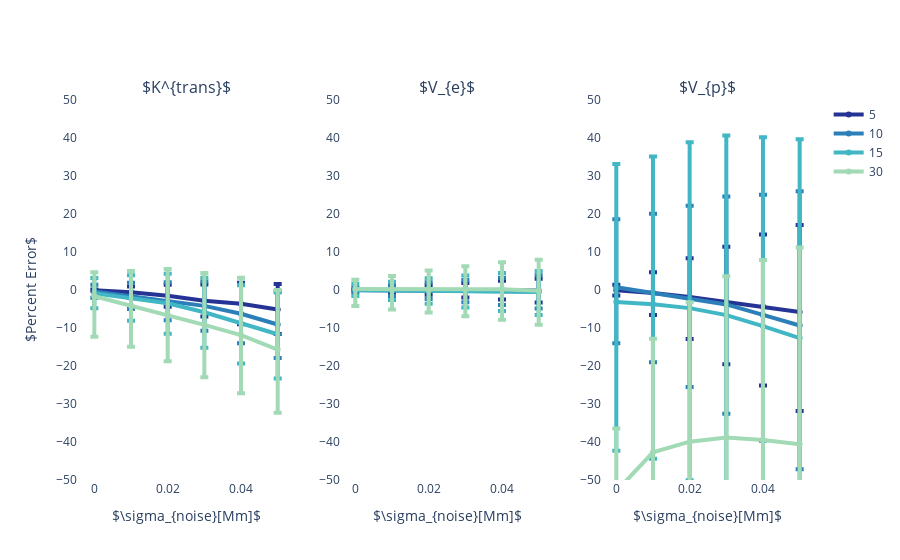

Write notebook code for a chart like this one.
### Code cell
%get listSigmaC --from MATLAB
%get curErr3 --from MATLAB
%get errQt3 --from MATLAB
%get errMd3 --from MATLAB
%get curErr4 --from MATLAB
%get errQt4 --from MATLAB
%get errMd4 --from MATLAB
%get curErr5 --from MATLAB
%get errQt5 --from MATLAB
%get errMd5 --from MATLAB


fig = make_subplots(rows=1, cols=3, 
                    subplot_titles=(r'$K^{trans}$', r'$V_{e}$', r'$V_{p}$'))

legend_values=cycle(['5','10','15','30'])

# First subplot 
line_colours = cycle(['#253494','#2C7fB8','#41B6C4','#A1DAB4'])

for i in range(0,4):
    finalErrMd3=np.squeeze(np.asarray((np.reshape(errMd3[i,:], 6))))
    # take another look here - is it errorQt[i,:,1] because MATLAB indexing starts from 1,
    # or is it just like in MATLAB?
    finalErrorDiff3=np.squeeze(np.asarray((np.reshape(abs(errQt3[i,:,0]-errMd3[i,:]), 6))))
    finalErrorDiffMinus3=np.squeeze(np.asarray((np.reshape(abs(errQt3[i,:,1]-errMd3[i,:]), 6))))
    fig.add_trace(go.Scatter(
        x=listSigmaC,
        y=finalErrMd3,
        error_y=dict(
            type='data', # value of error bar given in data coordinates
            array=finalErrorDiff3,
            arrayminus=finalErrorDiffMinus3,
            symmetric=False,
            visible=True,
            thickness=4),
        line_color=next(line_colours),
        line_width=4, showlegend=False, name=next(legend_values)
    ),row=1, col=1)
    


# Second subplot

line_colours = cycle(['#253494','#2C7fB8','#41B6C4','#A1DAB4'])

for i in range(0,4):
    finalErrMd4=np.squeeze(np.asarray((np.reshape(errMd4[i,:], 6))))
    
    finalErrorDiff4=np.squeeze(np.asarray((np.reshape(abs(errQt4[i,:,0]-errMd4[i,:]), 6))))
    finalErrorDiffMinus4=np.squeeze(np.asarray((np.reshape(abs(errQt4[i,:,1]-errMd4[i,:]), 6))))
    fig.add_trace(go.Scatter(
        x=listSigmaC,
        y=finalErrMd4,
        error_y=dict(
            type='data', # value of error bar given in data coordinates
            array=finalErrorDiff4,
            arrayminus=finalErrorDiffMinus4,
            symmetric=False,
            visible=True,
            thickness=4),
        line_color=next(line_colours),
        line_width=4, showlegend=False, name=next(legend_values)       
    ),row=1, col=2)


# Third subplot

line_colours = cycle(['#253494','#2C7fB8','#41B6C4','#A1DAB4'])

for i in range(0,4):
    finalErrMd5=np.squeeze(np.asarray((np.reshape(errMd5[i,:], 6))))
    finalErrorDiff5=np.squeeze(np.asarray((np.reshape(abs(errQt5[i,:,0]-errMd5[i,:]), 6))))
    finalErrorDiffMinus5=np.squeeze(np.asarray((np.reshape(abs(errQt5[i,:,1]-errMd5[i,:]), 6))))
    fig.add_trace(go.Scatter(
        x=listSigmaC,
        y=finalErrMd5,
        error_y=dict(
            type='data', # value of error bar given in data coordinates
            array=finalErrorDiff5,
            arrayminus=finalErrorDiffMinus5,
            symmetric=False,
            visible=True,
            thickness=4),
        line_color=next(line_colours),
        line_width=4, showlegend=True, name=next(legend_values) 
    ),row=1, col=3)



fig.update_xaxes(title_text=r'$\sigma_{noise}[Mm]$')
fig.update_yaxes(range=[-50,50], tickvals=[-50, -40, -30, -20, -10, 0, 10, 20, 30, 40, 50], row=1, col=1)
fig.update_yaxes(range=[-50,50], tickvals=[-50, -40, -30, -20, -10, 0, 10, 20, 30, 40, 50], row=1, col=2)
fig.update_yaxes(range=[-50,50], tickvals=[-50, -40, -30, -20, -10, 0, 10, 20, 30, 40, 50], row=1, col=3)

fig.update_layout(yaxis=dict(title=r'$Percent Error$',
                             showline=True,
                             ), 
                  plot_bgcolor='#ffffff'
                  #legend=dict(yanchor='bottom', y=0.20, xanchor='right', x=0.30) -- change legend position
)





fig.show()

### Figure 1 — Plotly figure (JSON) as saved in the notebook; plotly's stock layout.template omitted (floating-point values rounded to 4 significant figures)
{"data": [{"error_y": {"array": [0.1679, 1.521, 2.932, 4.273, 5.576, 6.678], "arrayminus": [0.152, 1.449, 2.856, 4.13, 5.363, 6.445], "symmetric": false, "thickness": 4, "type": "data", "visible": true}, "line": {"color": "#253494", "width": 4}, "name": "5", "showlegend": false, "type": "scatter", "x": [0, 0.01, 0.02, 0.03, 0.04, 0.05], "xaxis": "x", "y": [-0.04438, -0.6035, -1.535, -2.841, -3.648, -5.109], "yaxis": "y"}, {"error_y": {"array": [1.801, 3.489, 4.948, 6.433, 7.657, 8.791], "arrayminus": [1.616, 3.411, 5.105, 6.53, 7.779, 8.809], "symmetric": false, "thickness": 4, "type": "data", "visible": true}, "line": {"color": "#2C7fB8", "width": 4}, "name": "10", "showlegend": false, "type": "scatter", "x": [0, 0.01, 0.02, 0.03, 0.04, 0.05], "xaxis": "x", "y": [-0.3938, -1.597, -2.88, -4.175, -6.262, -9.085], "yaxis": "y"}, {"error_y": {"array": [3.985, 6.03, 7.758, 9.092, 10.02, 11.02], "arrayminus": [3.97, 5.926, 8.012, 9.346, 10.56, 11.65], "symmetric": false, "thickness": 4, "type": "data", "visible": true}, "line": {"color": "#41B6C4", "width": 4}, "name": "15", "showlegend": false, "type": "scatter", "x": [0, 0.01, 0.02, 0.03, 0.04, 0.05], "xaxis": "x", "y": [-0.8398, -2.155, -3.499, -5.849, -8.799, -11.65], "yaxis": "y"}, {"error_y": {"array": [6.331, 9.082, 11.99, 13.66, 15.06, 15.7], "arrayminus": [10.69, 10.84, 12.27, 13.81, 15.33, 16.59], "symmetric": false, "thickness": 4, "type": "data", "visible": true}, "line": {"color": "#A1DAB4", "width": 4}, "name": "30", "showlegend": false, "type": "scatter", "x": [0, 0.01, 0.02, 0.03, 0.04, 0.05], "xaxis": "x", "y": [-1.631, -4.098, -6.47, -9.183, -11.86, -15.69], "yaxis": "y"}, {"error_y": {"array": [0.07052, 0.6493, 1.262, 1.917, 2.509, 3.094], "arrayminus": [0.04797, 0.641, 1.261, 1.874, 2.481, 3.148], "symmetric": false, "thickness": 4, "type": "data", "visible": true}, "line": {"color": "#253494", "width": 4}, "name": "5", "showlegend": false, "type": "scatter", "x": [0, 0.01, 0.02, 0.03, 0.04, 0.05], "xaxis": "x2", "y": [-0.007739, -0.03675, 0.008659, -0.08586, -0.0463, -0.1352], "yaxis": "y2"}, {"error_y": {"array": [0.7231, 1.43, 2.154, 2.888, 3.505, 4.252], "arrayminus": [0.6033, 1.463, 2.213, 2.974, 3.704, 4.494], "symmetric": false, "thickness": 4, "type": "data", "visible": true}, "line": {"color": "#2C7fB8", "width": 4}, "name": "10", "showlegend": false, "type": "scatter", "x": [0, 0.01, 0.02, 0.03, 0.04, 0.05], "xaxis": "x2", "y": [-0.04028, -0.1347, -0.1473, -0.226, -0.2699, -0.3689], "yaxis": "y2"}, {"error_y": {"array": [1.575, 2.312, 3.245, 4.064, 4.732, 5.486], "arrayminus": [1.584, 2.519, 3.493, 4.412, 5.231, 6.055], "symmetric": false, "thickness": 4, "type": "data", "visible": true}, "line": {"color": "#41B6C4", "width": 4}, "name": "15", "showlegend": false, "type": "scatter", "x": [0, 0.01, 0.02, 0.03, 0.04, 0.05], "xaxis": "x2", "y": [-0.009504, -0.1206, -0.138, -0.2213, -0.2882, -0.5112], "yaxis": "y2"}, {"error_y": {"array": [2.436, 3.505, 4.944, 6.038, 7.114, 8.132], "arrayminus": [4.461, 5.318, 6.084, 7.089, 8.068, 8.95], "symmetric": false, "thickness": 4, "type": "data", "visible": true}, "line": {"color": "#A1DAB4", "width": 4}, "name": "30", "showlegend": false, "type": "scatter", "x": [0, 0.01, 0.02, 0.03, 0.04, 0.05], "xaxis": "x2", "y": [0.2561, 0.1708, 0.1621, 0.1804, 0.2081, -0.1982], "yaxis": "y2"}, {"error_y": {"array": [1.473, 5.431, 10.22, 14.59, 18.96, 22.89], "arrayminus": [1.382, 5.82, 11.06, 16.35, 20.8, 26.03], "symmetric": false, "thickness": 4, "type": "data", "visible": true}, "line": {"color": "#253494", "width": 4}, "name": "5", "showlegend": true, "type": "scatter", "x": [0, 0.01, 0.02, 0.03, 0.04, 0.05], "xaxis": "x3", "y": [-0.09666, -0.7704, -1.862, -3.19, -4.337, -5.785], "yaxis": "y3"}, {"error_y": {"array": [17.91, 20.79, 24.66, 28.42, 31.62, 35.33], "arrayminus": [14.78, 18.29, 23.0, 28.79, 33.13, 37.84], "symmetric": false, "thickness": 4, "type": "data", "visible": true}, "line": {"color": "#2C7fB8", "width": 4}, "name": "10", "showlegend": true, "type": "scatter", "x": [0, 0.01, 0.02, 0.03, 0.04, 0.05], "xaxis": "x3", "y": [0.737, -0.7456, -2.492, -3.803, -6.559, -9.353], "yaxis": "y3"}, {"error_y": {"array": [36.34, 38.87, 43.66, 47.25, 49.72, 52.33], "arrayminus": [39.11, 40.64, 45.31, 49.37, 52.96, 56.27], "symmetric": false, "thickness": 4, "type": "data", "visible": true}, "line": {"color": "#41B6C4", "width": 4}, "name": "15", "showlegend": true, "type": "scatter", "x": [0, 0.01, 0.02, 0.03, 0.04, 0.05], "xaxis": "x3", "y": [-3.157, -3.749, -4.766, -6.62, -9.495, -12.65], "yaxis": "y3"}, {"error_y": {"array": [16.51, 29.87, 36.66, 42.48, 47.31, 51.83], "arrayminus": [108.0, 102.1, 109.4, 115.2, 120.4, 121.0], "symmetric": false, "thickness": 4, "type": "data", "visible": true}, "line": {"color": "#A1DAB4", "width": 4}, "name": "30", "showlegend": true, "type": "scatter", "x": [0, 0.01, 0.02, 0.03, 0.04, 0.05], "xaxis": "x3", "y": [-52.96, -42.73, -39.91, -38.84, -39.45, -40.61], "yaxis": "y3"}], "layout": {"annotations": [{"font": {"size": 16}, "showarrow": false, "text": "$K^{trans}$", "x": 0.1444, "xanchor": "center", "xref": "paper", "y": 1, "yanchor": "bottom", "yref": "paper"}, {"font": {"size": 16}, "showarrow": false, "text": "$V_{e}$", "x": 0.5, "xanchor": "center", "xref": "paper", "y": 1, "yanchor": "bottom", "yref": "paper"}, {"font": {"size": 16}, "showarrow": false, "text": "$V_{p}$", "x": 0.8556, "xanchor": "center", "xref": "paper", "y": 1, "yanchor": "bottom", "yref": "paper"}], "plot_bgcolor": "#ffffff", "xaxis": {"anchor": "y", "domain": [0, 0.2889], "title": {"text": "$\\sigma_{noise}[Mm]$"}}, "xaxis2": {"anchor": "y2", "domain": [0.3556, 0.6444], "title": {"text": "$\\sigma_{noise}[Mm]$"}}, "xaxis3": {"anchor": "y3", "domain": [0.7111, 1], "title": {"text": "$\\sigma_{noise}[Mm]$"}}, "yaxis": {"anchor": "x", "domain": [0, 1], "range": [-50, 50], "showline": true, "tickvals": [-50, -40, -30, -20, -10, 0, 10, 20, 30, 40, 50], "title": {"text": "$Percent Error$"}}, "yaxis2": {"anchor": "x2", "domain": [0, 1], "range": [-50, 50], "tickvals": [-50, -40, -30, -20, -10, 0, 10, 20, 30, 40, 50]}, "yaxis3": {"anchor": "x3", "domain": [0, 1], "range": [-50, 50], "tickvals": [-50, -40, -30, -20, -10, 0, 10, 20, 30, 40, 50]}}}
